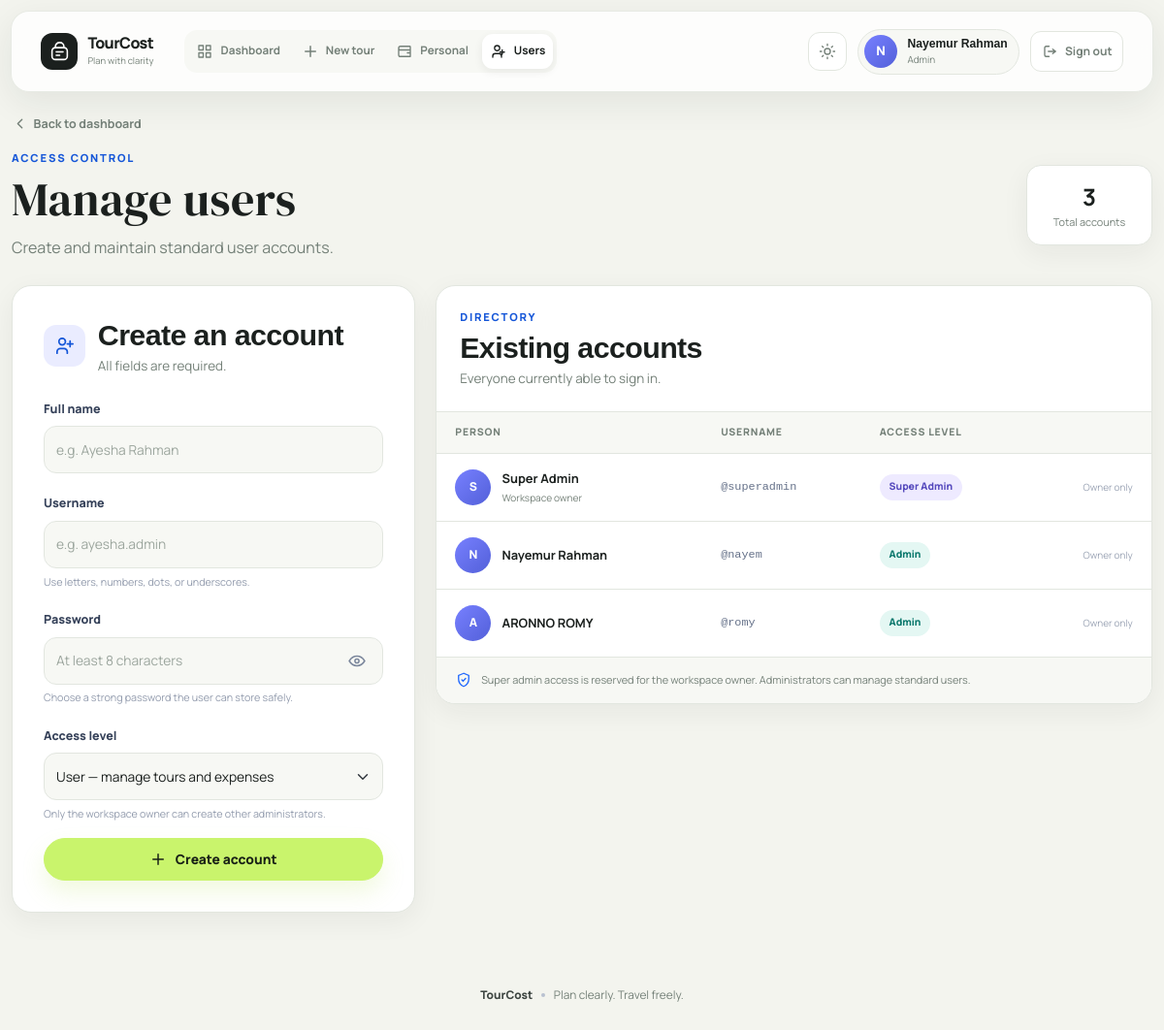
Page /users (signed in) on the committed database.
### tables this page shows
CREATE TABLE users (
                id INTEGER PRIMARY KEY AUTOINCREMENT,
                username TEXT NOT NULL UNIQUE,
                full_name TEXT NOT NULL,
                password_hash TEXT NOT NULL,
                role TEXT NOT NULL DEFAULT 'user',
                created_at TEXT NOT NULL,
                updated_at TEXT NOT NULL,
                CHECK(role IN ('super_admin', 'admin', 'user'))
            );

### app.py (the view, shortened to what this page needs)
@app.route("/users", methods=["GET", "POST"])
@login_required
@user_manager_required
def manage_users():
    allowed_roles = CREATABLE_ROLES if g.current_user["role"] == "super_admin" else ("user",)
    with get_db() as conn:
        users = conn.execute(
            "SELECT * FROM users ORDER BY CASE role WHEN 'super_admin' THEN 0 WHEN 'admin' THEN 1 ELSE 2 END, id ASC"
        ).fetchall()
    editable_user_ids = {
        user["id"] for user in users
        if g.current_user["role"] == "super_admin" or user["role"] == "user"
    }
    return render_template(
        "users.html",
        users=users,
        creatable_roles=allowed_roles,
        editable_user_ids=editable_user_ids,
    )

### app.py (called while the page is built)
@contextmanager
def get_db():
    conn = sqlite3.connect(DB_PATH)
    conn.row_factory = sqlite3.Row
    conn.execute("PRAGMA foreign_keys = ON")
    try:
        yield conn
        conn.commit()
    except Exception:
        conn.rollback()
        raise
    finally:
        conn.close()

def get_user_by_id(user_id):
    with get_db() as conn:
        return conn.execute("SELECT * FROM users WHERE id = ?", (user_id,)).fetchone()

def login_required(view):
    @wraps(view)
    def wrapped(*args, **kwargs):
        if not g.current_user:
            flash("Please log in to continue.", "warning")
            return redirect(url_for("login", next=request.full_path))
        return view(*args, **kwargs)
    return wrapped

def user_manager_required(view):
    @wraps(view)
    def wrapped(*args, **kwargs):
        if not g.current_user or g.current_user["role"] not in ("super_admin", "admin"):
            flash("Administrator access is required.", "danger")
            return redirect(url_for("dashboard"))
        return view(*args, **kwargs)
    return wrapped

def get_csrf_token():
    token = session.get("csrf_token")
    if not token:
        token = secrets.token_urlsafe(32)
        session["csrf_token"] = token
    return token

@app.before_request
def protect_from_csrf():
    if request.method == "POST":
        expected = session.get("csrf_token", "")
        supplied = request.form.get("csrf_token", "") or request.headers.get("X-CSRF-Token", "")
        if not expected or not supplied or not hmac.compare_digest(expected, supplied):
            session.pop("csrf_token", None)
            get_csrf_token()
            flash("That form expired. Please try again; your page has been refreshed safely.", "warning")
            referrer = urlsplit(request.referrer or "")
            if referrer.netloc == request.host:
                location = referrer.path or "/"
                if referrer.query:
                    location = f"{location}?{referrer.query}"
                return redirect(location)
            return redirect(url_for("dashboard" if session.get("user_id") else "login"))

@app.before_request
def load_current_user():
    g.current_user = None
    user_id = session.get("user_id")
    if user_id:
        g.current_user = get_user_by_id(user_id)
        if g.current_user is None:
            session.clear()

### templates/users.html (shortened to what this page needs)
{% extends "base.html" %}
{% block content %}
<div class="page-heading">
    <a class="back-link" href="{{ url_for('dashboard') }}">
        <svg viewBox="0 0 24 24" fill="none" aria-hidden="true"><path d="m15 18-6-6 6-6" stroke="currentColor" stroke-width="2" stroke-linecap="round" stroke-linejoin="round"/></svg>
        Back to dashboard
    </a>
    <div class="page-heading-row">
        <div>
            <span class="section-kicker">Access control</span>
            <h1>Manage users</h1>
            <p>{% if is_super_admin %}Create administrators or users and manage workspace access.{% else %}Create and maintain standard user accounts.{% endif %}</p>
        </div>
        <div class="heading-stat"><strong>{{ users|length }}</strong><span>Total accounts</span></div>
    </div>
</div>
<div class="user-layout">
    <section class="form-surface create-user-card" aria-labelledby="createAccountHeading">
        <div class="surface-heading">
            <div class="surface-heading-icon"><svg viewBox="0 0 24 24" fill="none" aria-hidden="true"><path d="M15 20v-1.5a3.5 3.5 0 0 0-3.5-3.5h-4A3.5 3.5 0 0 0 4 18.5V20M9.5 11a3.5 3.5 0 1 0 0-7 3.5 3.5 0 0 0 0 7ZM18 7v6m-3-3h6" stroke="currentColor" stroke-width="1.8" stroke-linecap="round"/></svg></div>
            <div><h2 id="createAccountHeading">Create an account</h2><p>All fields are required.</p></div>
        </div>
        <form method="post" class="stacked-form">
            <div>
                <label class="form-label" for="fullName">Full name</label>
                <input class="form-control" id="fullName" name="full_name" maxlength="120" placeholder="e.g. Ayesha Rahman" autocomplete="name" required>
            </div>
            <div>
                <label class="form-label" for="newUsername">Username</label>
                <input class="form-control" id="newUsername" name="username" maxlength="60" placeholder="e.g. ayesha.admin" autocomplete="username" aria-describedby="usernameHint" required>
                <div class="field-hint" id="usernameHint">Use letters, numbers, dots, or underscores.</div>
            </div>
            <div>
                <label class="form-label" for="newPassword">Password</label>
                <div class="password-field">
                    <input type="password" class="form-control" id="newPassword" name="password" minlength="8" autocomplete="new-password" placeholder="At least 8 characters" aria-describedby="passwordHint" required>
                    <button class="password-toggle" type="button" aria-label="Show password" aria-controls="newPassword" aria-pressed="false" data-password-toggle>
                        <svg class="eye-open" viewBox="0 0 24 24" fill="none" aria-hidden="true"><path d="M2.5 12s3.5-6 9.5-6 9.5 6 9.5 6-3.5 6-9.5 6-9.5-6-9.5-6Z" stroke="currentColor" stroke-width="1.8"/><circle cx="12" cy="12" r="2.5" stroke="currentColor" stroke-width="1.8"/></svg>
                    </button>
                </div>
                <div class="field-hint" id="passwordHint">Choose a strong password the user can store safely.</div>
            </div>
            <div>
                <label class="form-label" for="role">Access level</label>
                <select class="form-select" id="role" name="role" aria-describedby="roleHint" required>
                    {% for role in creatable_roles|default(('admin', 'user')) %}
                    <option value="{{ role }}" {% if role == 'user' %}selected{% endif %}>{{ role|title }} — {% if role == 'admin' %}manage users, tours, and expenses{% else %}manage tours and expenses{% endif %}</option>
                    {% endfor %}
                </select>
                <div class="field-hint" id="roleHint">{% if is_super_admin %}Administrators can create and maintain standard users.{% else %}Only the workspace owner can create other administrators.{% endif %}</div>
            </div>
            <button class="btn btn-primary btn-icon w-100" type="submit">
                <svg viewBox="0 0 24 24" fill="none" aria-hidden="true"><path d="M12 5v14M5 12h14" stroke="currentColor" stroke-width="2" stroke-linecap="round"/></svg>
                Create account
            </button>
        </form>
    </section>
    <section class="table-surface" aria-labelledby="accountsHeading">
        <div class="surface-heading accounts-heading">
            <div><span class="section-kicker">Directory</span><h2 id="accountsHeading">Existing accounts</h2><p>Everyone currently able to sign in.</p></div>
        </div>
        <div class="table-responsive">
            <table class="table app-table mobile-stack-table">
                <thead>
                    <tr><th scope="col">Person</th><th scope="col">Username</th><th scope="col">Access level</th><th scope="col"><span class="visually-hidden">Actions</span></th></tr>
                </thead>
                <tbody>
                    {% for user in users %}
                    <tr>
                        <td data-label="Person">
                            <div class="person-cell">
                                <span class="table-avatar">{{ user['full_name'][0]|upper }}</span>
                                <div><strong>{{ user['full_name'] }}</strong>{% if user['role'] == 'super_admin' %}<small>Workspace owner</small>{% endif %}</div>
                            </div>
                        </td>
                        <td data-label="Username"><span class="username-text">@{{ user['username'] }}</span></td>
                        <td data-label="Access level"><span class="role-badge role-{{ user['role'] }}">{{ user['role'].replace('_', ' ')|title }}</span></td>
                        <td data-label="Action" class="text-end">
                            {% if editable_user_ids is not defined or user['id'] in editable_user_ids %}
                            <button class="icon-button account-edit-button" type="button" aria-label="Edit login details for {{ user['full_name'] }}" data-bs-toggle="modal" data-bs-target="#editAccountModal" data-user-id="{{ user['id'] }}" data-full-name="{{ user['full_name']|e }}" data-username="{{ user['username']|e }}">
                                <svg viewBox="0 0 24 24" fill="none" aria-hidden="true"><path d="m14.5 5.5 4 4M4 20l4.2-1 10-10a2.1 2.1 0 0 0-3-3l-10 10L4 20Z" stroke="currentColor" stroke-width="1.8" stroke-linejoin="round"/></svg>
                            </button>
                            {% else %}<span class="expense-locked">Owner only</span>{% endif %}
                        </td>
                    </tr>
                    {% endfor %}
                </tbody>
            </table>
        </div>
        <div class="permission-note">
            <svg viewBox="0 0 24 24" fill="none" aria-hidden="true"><path d="M12 3 5 6v5c0 4.5 2.8 8.1 7 10 4.2-1.9 7-5.5 7-10V6l-7-3Z" stroke="currentColor" stroke-width="1.8"/><path d="m9.5 12 1.7 1.7 3.5-3.7" stroke="currentColor" stroke-width="1.8" stroke-linecap="round"/></svg>
            <span>Super admin access is reserved for the workspace owner. Administrators can manage standard users.</span>
        </div>
    </section>
</div>
{% endblock %}

### templates/base.html (shortened to what this page needs)
<!doctype html>
<html lang="en">
<head>
    <link href="https://cdn.jsdelivr.net/npm/bootstrap@5.3.3/dist/css/bootstrap.min.css" rel="stylesheet">
    <link rel="stylesheet" href="{{ url_for('static', filename='style.css') }}">
</head>
<body>
<div class="page-shell">
<nav class="navbar navbar-expand-lg navbar-dark app-navbar">
    <div class="container nav-container">
        <a class="navbar-brand brand-mark" href="{{ url_for('dashboard') }}">
            <span class="brand-icon" aria-hidden="true">
            </span>
            <span>
                <strong>TourCost</strong>
                <small>Plan with clarity</small>
            </span>
        </a>
        {% if is_logged_in %}
        <div class="collapse navbar-collapse" id="primaryNav">
            <div class="navbar-nav app-nav-links" aria-label="Primary navigation">
                <a class="nav-link " href="{{ url_for('dashboard') }}" >
                    <svg viewBox="0 0 24 24" fill="none" aria-hidden="true"><path d="M4 4h6v6H4V4Zm10 0h6v6h-6V4ZM4 14h6v6H4v-6Zm10 0h6v6h-6v-6Z" stroke="currentColor" stroke-width="1.8" stroke-linejoin="round"/></svg>
                    Dashboard
                </a>
                <a class="nav-link {% if request.endpoint == 'new_tour' %}active{% endif %}" href="{{ url_for('new_tour') }}" {% if request.endpoint == 'new_tour' %}aria-current="page"{% endif %}>
                    <svg viewBox="0 0 24 24" fill="none" aria-hidden="true"><path d="M12 5v14M5 12h14" stroke="currentColor" stroke-width="2" stroke-linecap="round"/></svg>
                    New tour
                </a>
                <a class="nav-link " href="{{ url_for('personal_expenses') }}" >
                    <svg viewBox="0 0 24 24" fill="none" aria-hidden="true"><path d="M4 7.5A2.5 2.5 0 0 1 6.5 5H19a1 1 0 0 1 1 1v13H6.5A2.5 2.5 0 0 1 4 16.5v-9Zm0 0A2.5 2.5 0 0 0 6.5 10H20m-4 4h4" stroke="currentColor" stroke-width="1.8" stroke-linecap="round" stroke-linejoin="round"/></svg>
                    Personal
                </a>
                {% if can_manage_users %}
                <a class="nav-link {% if request.endpoint == 'manage_users' %}active{% endif %}" href="{{ url_for('manage_users') }}" {% if request.endpoint == 'manage_users' %}aria-current="page"{% endif %}>
                    <svg viewBox="0 0 24 24" fill="none" aria-hidden="true"><path d="M16 20v-1.5a3.5 3.5 0 0 0-3.5-3.5h-5A3.5 3.5 0 0 0 4 18.5V20M10 11a3.5 3.5 0 1 0 0-7 3.5 3.5 0 0 0 0 7Zm7-1v6m-3-3h6" stroke="currentColor" stroke-width="1.8" stroke-linecap="round"/></svg>
                    Users
                </a>
                {% endif %}
            </div>
            <div class="navbar-account">
                <button class="theme-toggle" type="button" data-theme-toggle aria-label="Switch color theme" title="Switch color theme">
                </button>
                <div class="user-pill">
                    <span class="user-avatar">{{ current_user['full_name'][0]|upper }}</span>
                    <span>
                        <strong>{{ current_user['full_name'] }}</strong>
                        <small>{{ current_user['role'].replace('_', ' ')|title }}</small>
                    </span>
                </div>
                <form method="post" action="{{ url_for('logout') }}">
                    <button class="logout-button" type="submit" aria-label="Sign out">
                        <svg viewBox="0 0 24 24" fill="none" aria-hidden="true"><path d="M10 5H6a2 2 0 0 0-2 2v10a2 2 0 0 0 2 2h4m5-4 4-3-4-3m4 3H9" stroke="currentColor" stroke-width="1.8" stroke-linecap="round" stroke-linejoin="round"/></svg>
                        <span>Sign out</span>
                    </button>
                </form>
            </div>
        </div>
        {% endif %}
    </div>
</nav>
<main class="container app-main" id="main-content" tabindex="-1">
    {% block content %}{% endblock %}
</main>
<footer class="container app-footer">
    <span>TourCost</span>
    <span class="footer-dot" aria-hidden="true"></span>
    <span>Plan clearly. Travel freely.</span>
</footer>
</div>
</body>
</html>

### rows in the picture
users: full_name "N", full_name "Nayemur Rahman", role.replace "Admin", username "nayem", shows "Owner only"
users: full_name "S", full_name "Super Admin", shows "Workspace owner", username "superadmin", role.replace "Super Admin", shows "Owner only"
users: full_name "A", full_name "ARONNO ROMY", username "romy", role.replace "Admin", shows "Owner only"

### other values in the picture
{{ users|length }} "3"
form field role "User — manage tours and expenses"
